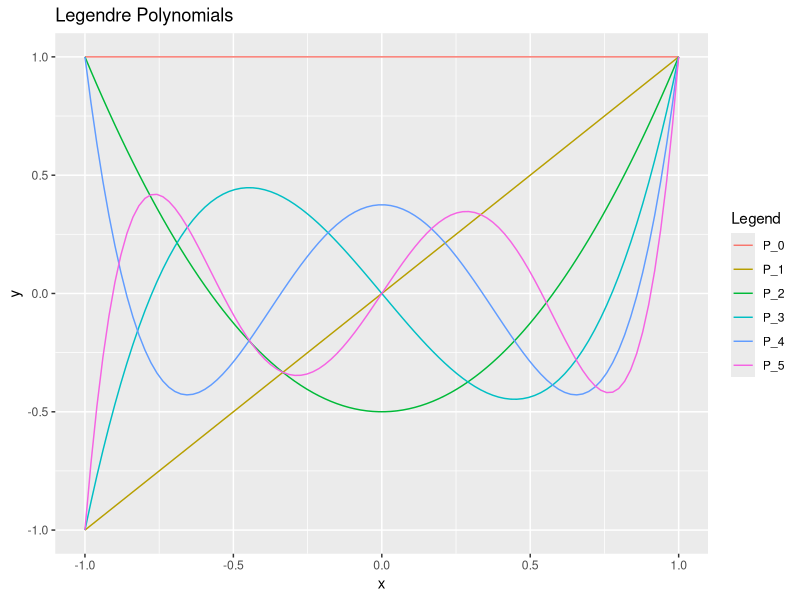
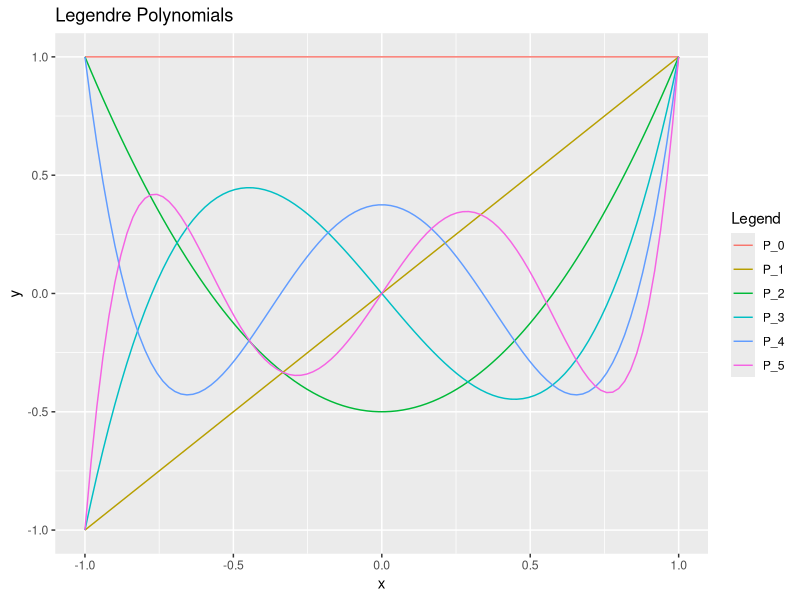

Reproduce these figures in R, in order.
# Legendre Polynomial Generator
library(ggplot2)
library(reshape)

indices <- c(0:5)
numpoints <- 100
x <- seq(-1, 1, length=numpoints)
legendre <- c()
for (index in indices) {
  y <- c()
  for (point in x) {
    # Generate the sum term first
    suml <- 0
    if (index %% 2 != 0) {
      sumto <- (index - 1) / 2
    } else {
      sumto <- index / 2
    }
    for (i in 0:sumto) {
      suml <- suml + (-1)^i * factorial(2*index - 2*i) / (factorial(i) * factorial(index - i) * factorial(index - 2*i)) * point^(index - 2 * i)
    }
    # Now generate the polynomial point
    val <- 1 / 2^index * suml
    y = c(y, val)
  }
  legendre <- c(legendre, y)
}
legendre <- matrix(legendre, nrow=numpoints)

df <- data.frame(x=x, P_0=legendre[,1], P_1=legendre[,2], P_2=legendre[,3], P_3=legendre[,4], P_4=legendre[,5], P_5=legendre[,6])
df.melted <- melt(df, id="x")

legendreplot <- ggplot(data = df.melted, aes(x=x, y=value, color=variable))
legendreplot <- legendreplot + geom_line()
legendreplot <- legendreplot + labs(title="Legendre Polynomials", x="x", y="y", colour="Legend")
print(legendreplot)
ggsave(file="legendre.png")
